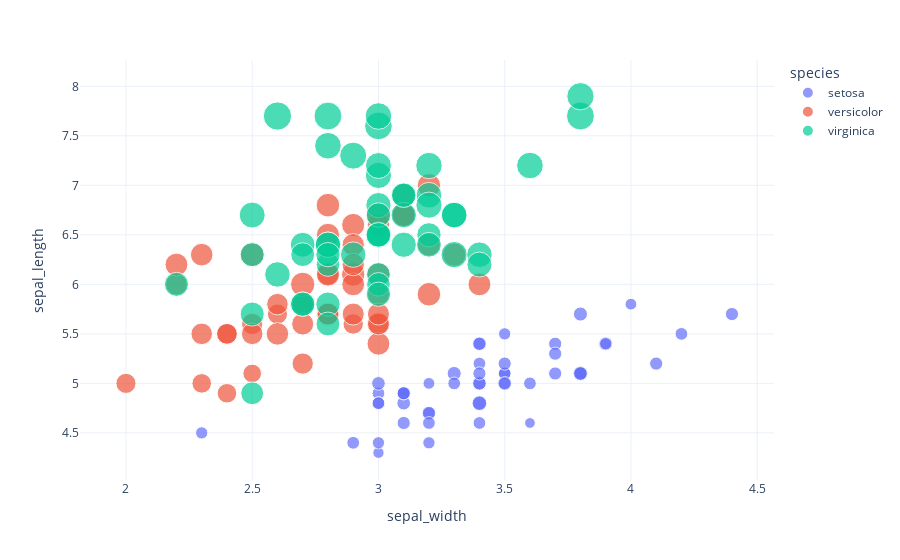

The code cell stored with this chart in its notebook:
### Code cell
# changing the template
# https://plotly.com/python/templates/

px.scatter(data, x="sepal_width", y="sepal_length", color="species", size='petal_length', template="plotly_white")

### Figure 1 — Plotly figure (JSON) as saved in the notebook; plotly's stock layout.template omitted (floating-point values rounded to 4 significant figures)
{"data": [{"hovertemplate": "species=setosa<br>sepal_width=%{x}<br>sepal_length=%{y}<br>petal_length=%{marker.size}<extra></extra>", "legendgroup": "setosa", "marker": {"color": "#636efa", "size": [1.4, 1.4, 1.3, 1.5, 1.4, 1.7, 1.4, 1.5, 1.4, 1.5, 1.5, 1.6, 1.4, 1.1, 1.2, 1.5, 1.3, 1.4, 1.7, 1.5, 1.7, 1.5, 1.0, 1.7, 1.9, 1.6, 1.6, 1.5, 1.4, 1.6, 1.6, 1.5, 1.5, 1.4, 1.5, 1.2, 1.3, 1.5, 1.3, 1.5, 1.3, 1.3, 1.3, 1.6, 1.9, 1.4, 1.6, 1.4, 1.5, 1.4], "sizemode": "area", "sizeref": 0.01725, "symbol": "circle"}, "mode": "markers", "name": "setosa", "orientation": "v", "showlegend": true, "x": [3.5, 3.0, 3.2, 3.1, 3.6, 3.9, 3.4, 3.4, 2.9, 3.1, 3.7, 3.4, 3.0, 3.0, 4.0, 4.4, 3.9, 3.5, 3.8, 3.8, 3.4, 3.7, 3.6, 3.3, 3.4, 3.0, 3.4, 3.5, 3.4, 3.2, 3.1, 3.4, 4.1, 4.2, 3.1, 3.2, 3.5, 3.1, 3.0, 3.4, 3.5, 2.3, 3.2, 3.5, 3.8, 3.0, 3.8, 3.2, 3.7, 3.3], "xaxis": "x", "y": [5.1, 4.9, 4.7, 4.6, 5.0, 5.4, 4.6, 5.0, 4.4, 4.9, 5.4, 4.8, 4.8, 4.3, 5.8, 5.7, 5.4, 5.1, 5.7, 5.1, 5.4, 5.1, 4.6, 5.1, 4.8, 5.0, 5.0, 5.2, 5.2, 4.7, 4.8, 5.4, 5.2, 5.5, 4.9, 5.0, 5.5, 4.9, 4.4, 5.1, 5.0, 4.5, 4.4, 5.0, 5.1, 4.8, 5.1, 4.6, 5.3, 5.0], "yaxis": "y", "type": "scatter"}, {"hovertemplate": "species=versicolor<br>sepal_width=%{x}<br>sepal_length=%{y}<br>petal_length=%{marker.size}<extra></extra>", "legendgroup": "versicolor", "marker": {"color": "#EF553B", "size": [4.7, 4.5, 4.9, 4.0, 4.6, 4.5, 4.7, 3.3, 4.6, 3.9, 3.5, 4.2, 4.0, 4.7, 3.6, 4.4, 4.5, 4.1, 4.5, 3.9, 4.8, 4.0, 4.9, 4.7, 4.3, 4.4, 4.8, 5.0, 4.5, 3.5, 3.8, 3.7, 3.9, 5.1, 4.5, 4.5, 4.7, 4.4, 4.1, 4.0, 4.4, 4.6, 4.0, 3.3, 4.2, 4.2, 4.2, 4.3, 3.0, 4.1], "sizemode": "area", "sizeref": 0.01725, "symbol": "circle"}, "mode": "markers", "name": "versicolor", "orientation": "v", "showlegend": true, "x": [3.2, 3.2, 3.1, 2.3, 2.8, 2.8, 3.3, 2.4, 2.9, 2.7, 2.0, 3.0, 2.2, 2.9, 2.9, 3.1, 3.0, 2.7, 2.2, 2.5, 3.2, 2.8, 2.5, 2.8, 2.9, 3.0, 2.8, 3.0, 2.9, 2.6, 2.4, 2.4, 2.7, 2.7, 3.0, 3.4, 3.1, 2.3, 3.0, 2.5, 2.6, 3.0, 2.6, 2.3, 2.7, 3.0, 2.9, 2.9, 2.5, 2.8], "xaxis": "x", "y": [7.0, 6.4, 6.9, 5.5, 6.5, 5.7, 6.3, 4.9, 6.6, 5.2, 5.0, 5.9, 6.0, 6.1, 5.6, 6.7, 5.6, 5.8, 6.2, 5.6, 5.9, 6.1, 6.3, 6.1, 6.4, 6.6, 6.8, 6.7, 6.0, 5.7, 5.5, 5.5, 5.8, 6.0, 5.4, 6.0, 6.7, 6.3, 5.6, 5.5, 5.5, 6.1, 5.8, 5.0, 5.6, 5.7, 5.7, 6.2, 5.1, 5.7], "yaxis": "y", "type": "scatter"}, {"hovertemplate": "species=virginica<br>sepal_width=%{x}<br>sepal_length=%{y}<br>petal_length=%{marker.size}<extra></extra>", "legendgroup": "virginica", "marker": {"color": "#00cc96", "size": [6.0, 5.1, 5.9, 5.6, 5.8, 6.6, 4.5, 6.3, 5.8, 6.1, 5.1, 5.3, 5.5, 5.0, 5.1, 5.3, 5.5, 6.7, 6.9, 5.0, 5.7, 4.9, 6.7, 4.9, 5.7, 6.0, 4.8, 4.9, 5.6, 5.8, 6.1, 6.4, 5.6, 5.1, 5.6, 6.1, 5.6, 5.5, 4.8, 5.4, 5.6, 5.1, 5.1, 5.9, 5.7, 5.2, 5.0, 5.2, 5.4, 5.1], "sizemode": "area", "sizeref": 0.01725, "symbol": "circle"}, "mode": "markers", "name": "virginica", "orientation": "v", "showlegend": true, "x": [3.3, 2.7, 3.0, 2.9, 3.0, 3.0, 2.5, 2.9, 2.5, 3.6, 3.2, 2.7, 3.0, 2.5, 2.8, 3.2, 3.0, 3.8, 2.6, 2.2, 3.2, 2.8, 2.8, 2.7, 3.3, 3.2, 2.8, 3.0, 2.8, 3.0, 2.8, 3.8, 2.8, 2.8, 2.6, 3.0, 3.4, 3.1, 3.0, 3.1, 3.1, 3.1, 2.7, 3.2, 3.3, 3.0, 2.5, 3.0, 3.4, 3.0], "xaxis": "x", "y": [6.3, 5.8, 7.1, 6.3, 6.5, 7.6, 4.9, 7.3, 6.7, 7.2, 6.5, 6.4, 6.8, 5.7, 5.8, 6.4, 6.5, 7.7, 7.7, 6.0, 6.9, 5.6, 7.7, 6.3, 6.7, 7.2, 6.2, 6.1, 6.4, 7.2, 7.4, 7.9, 6.4, 6.3, 6.1, 7.7, 6.3, 6.4, 6.0, 6.9, 6.7, 6.9, 5.8, 6.8, 6.7, 6.7, 6.3, 6.5, 6.2, 5.9], "yaxis": "y", "type": "scatter"}], "layout": {"xaxis": {"anchor": "y", "domain": [0.0, 1.0], "title": {"text": "sepal_width"}}, "yaxis": {"anchor": "x", "domain": [0.0, 1.0], "title": {"text": "sepal_length"}}, "legend": {"title": {"text": "species"}, "tracegroupgap": 0, "itemsizing": "constant"}, "margin": {"t": 60}}}
